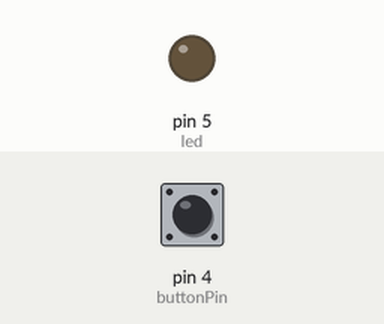
Recording of a sketch running on a simulated Arduino Uno, built with avr-gcc and run on an emulated ATmega328P. On the bench: output pins drawn as LEDs (lit = HIGH). Inputs (shaded band) come from the test bench; at power-on: pin 4 (buttonPin) HIGH. What the sketch prints to the serial monitor is not drawn.

Above: at 1.2 s.
1.3 s: pin 4 (buttonPin) pulled LOW for 0.15 s
At 1.38 s:
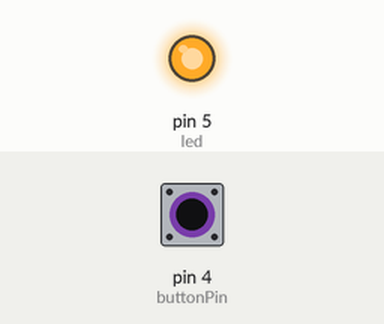
2.9 s: pin 4 (buttonPin) pulled LOW for 3.2 s
At 7.1 s:
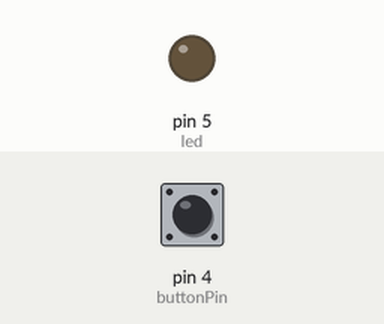
Timing chart, 0 to 8.6 s (numbered marks = the images above; inputs shaded):
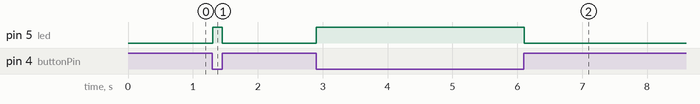

The sketch:

CAN_write.ino
```cpp
#include <SPI.h>
// #include <mcp2515.h>
#include <mcp_can.h>

// struct can_frame canMsg1;
// struct can_frame canMsg2;
MCP_CAN CAN0(10); //set SPI Chip Select to pin 10
const int buttonPin = 4;
const int led = 5;
int buttonState = 0;

void setup() {
  pinMode(buttonPin, INPUT_PULLUP);
  pinMode(led, OUTPUT);

  Serial.begin(115200);

  // Initialize MCP2515 running at 16MHz with a baudrate of 500kb/s and the masks and filters disabled.
  if(CAN0.begin(MCP_ANY, CAN_500KBPS, MCP_16MHZ) == CAN_OK) Serial.println("MCP2515 Initialized Successfully!");
  else Serial.println("Error Initializing MCP2515...");

  CAN0.setMode(MCP_NORMAL);
  /*
  pinMode(buttonPin, INPUT_PULLUP);
  pinMode(led, OUTPUT);
  canMsg1.can_id  = 0x0F6;
  canMsg1.can_dlc = 1; //specifies number of bytes in CAN Data Field
  canMsg1.data[0] = 0x8E; // data contained in each byte

  canMsg2.can_id  = 0x036;
  canMsg2.can_dlc = 1; //specifies number of bytes in CAN Data Field
  canMsg2.data[0] = 0x0; // data contained in each byte

  while (!Serial);
  Serial.begin(115200);

  mcp2515.reset();
  mcp2515.setBitrate(CAN_125KBPS);
  mcp2515.setNormalMode();

  Serial.println("Example: Write to CAN");
  */

}

//byte data[8] = {0x00, 0x01, 0x02, 0x03, 0x04, 0x05, 0x06, 0x07};

void loop() {
  // Message 1
  unsigned long int can_id1 = 0x0F6;  // CAN ID (11-bit standard)
  unsigned char can_dlc = 1;              // Data length (1 byte)
  unsigned char data_m1[1] = {0x8E};         // Data payload (one byte)

  // Message 2
  unsigned long can_id2 = 0x036;  // CAN ID (11-bit standard)
  unsigned char data_m2[1] = {0x0};         // Data payload (one byte)

  buttonState = digitalRead(buttonPin);
  if(buttonState == LOW) {
    digitalWrite(led, HIGH);
    byte sndStat1 = CAN0.sendMsgBuf(can_id1, 0, can_dlc, data_m1);  // 0 means standard 11-bit ID
    Serial.println("HIGH");
    Serial.println();
  } else {
    digitalWrite(led, LOW);
    byte sndStat2 = CAN0.sendMsgBuf(can_id2, 0, can_dlc, data_m2);  // 0 means standard 11-bit ID
    Serial.println("LOW");
    Serial.println();
  }
  Serial.println("Messages sent");
  Serial.println();
  delay(10);
}
```

Measured:
- after the input at 1.3 s, pin 5 (led): LOW → HIGH at once, → LOW 0.14 s later
- after the input at 2.9 s, pin 5 (led): LOW → HIGH at once, → LOW 3.2 s later
